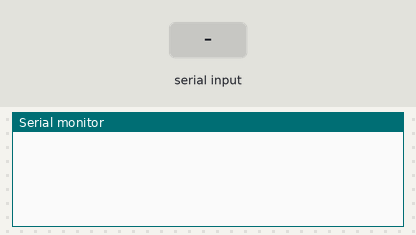
Bench run of a sketch on a simulated Arduino Zero (SAMD21). Parts: the last lines printed to the serial monitor. The inputs (shaded band) are chosen by the test bench.

Above: at 1.2 s.
1.3 s: "WSMODE" received over Serial
At 2.5 s:
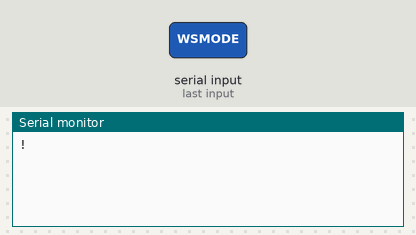
2.8 s: "WEXITS" received over Serial
At 3.8 s:
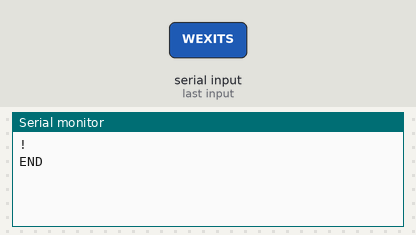

Measured:
- after the input at 1.3 s, the serial monitor: prints a new line at once (image 1)
- after the input at 2.8 s, the serial monitor: prints a new line at once (image 2)

The sketch:

optec_simulator.ino
```cpp
// (licence header left out)
#ifdef ARDUINO_SAM_DUE
#define Serial SerialUSB
#endif

bool is_ready = false;
bool goto_err = false;

char current_filter = '1';
char last_filter = '5';

void setup() {
  Serial.begin(19200);
  Serial.setTimeout(1000);
  while (!Serial)
    ;
}

void loop() {
  char command[7] = { 0 };
  Serial.readBytes(command, 6);
  if (!strcmp(command, "WSMODE")) {
    is_ready = true;
    Serial.println("!");
  } else if (is_ready && !strcmp(command, "WEXITS")) {
    is_ready = false;
    Serial.println("END");
  } else if (is_ready && !strcmp(command, "WFILTR")) {
    Serial.println(current_filter);
  } else if (is_ready && !strncmp(command, "WGOTO", 5)) {
    char new_filter = command[5];
    if (new_filter >= '1' && new_filter <= last_filter) {
      if (goto_err) {
        Serial.println("ERR=4");
      } else {
        current_filter = new_filter;
        delay(3000);
        Serial.println("*");
      }
    } else {
      Serial.println("ERR=5");
    }
  }
}
```
